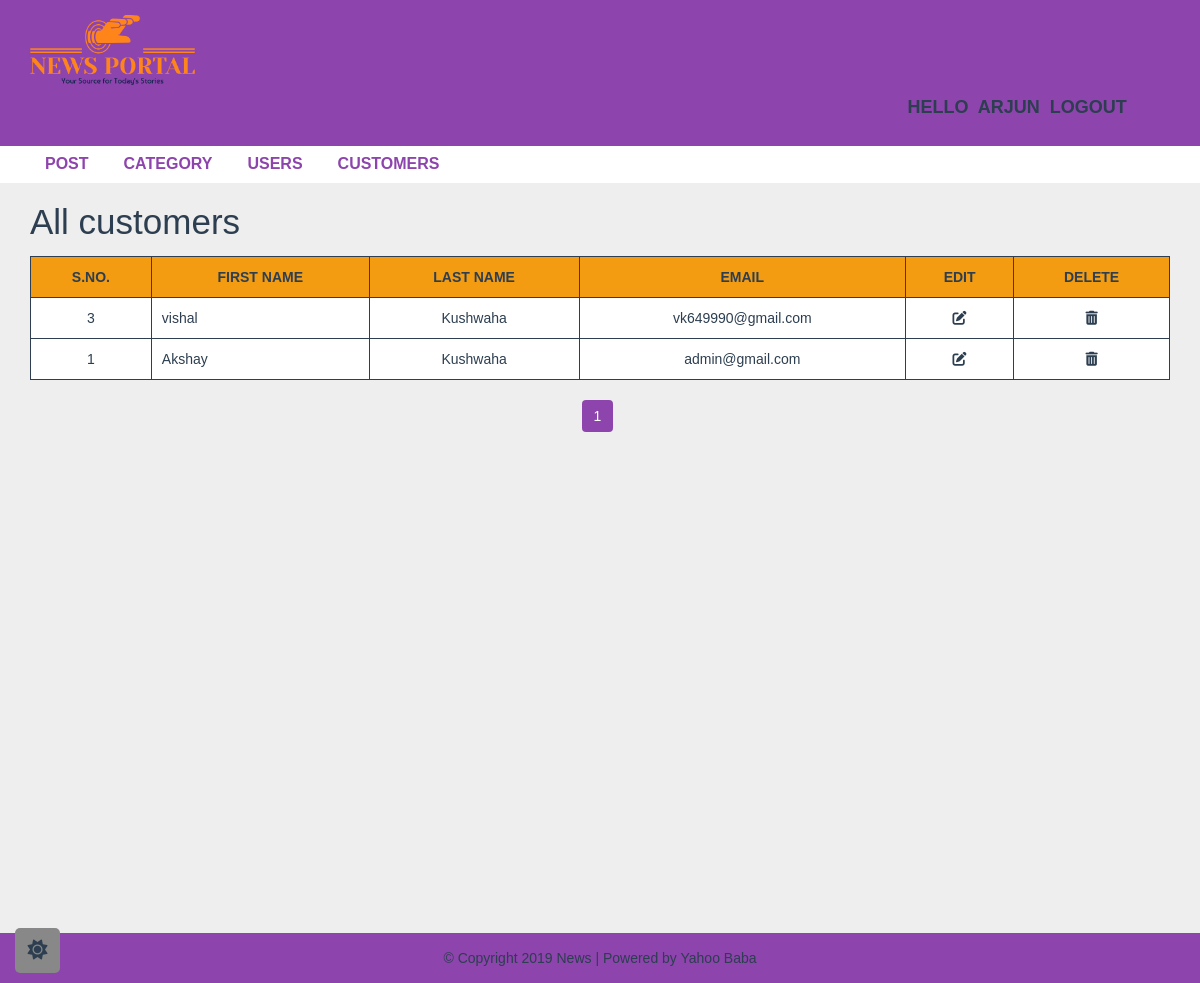
Page /admin/customer.php (signed in) on the committed database.
### tables this page shows
CREATE TABLE `users` (
  `id` int(10) NOT NULL,
  `fname` varchar(10) NOT NULL,
  `lname` varchar(10) NOT NULL,
  `email` varchar(20) NOT NULL,
  `password` varchar(10) NOT NULL
);

### admin/customer.php (the view, shortened to what this page needs)
<?php include "header.php";
     ?>
  <div id="admin-content">
      <div class="container">
          <div class="row">
              <div class="col-md-10">
                  <h1 class="admin-heading">All customers</h1>
              </div>
              <?php
              include("config.php");
              $limit=3;
              if(isset($_GET['page'])){
                $page=$_GET['page'];
              }
              else{
                $page=1;
              };
              $offset=($page-1)*$limit;
              $sql="SELECT * FROM users ORDER BY id DESC LIMIT {$offset},{$limit}";
              $result=mysqli_query($conn,$sql) or die("connection failed:".mysqli_connect_errno());
              if(mysqli_num_rows($result)>0){
              ?>
              <div class="col-md-12">
                  <table class="content-table">
                      <thead>
                          <th>S.No.</th>
                          <th>First Name</th>
                          <th>Last Name</th>
                          <th>Email</th>
                          <th>Edit</th>
                          <th>Delete</th>
                      </thead>
                      <tbody>
                      <?php
while ($row = mysqli_fetch_assoc($result)) {
    echo "<tr>";
    echo "<td>" . $row['id']. "</td>";
    echo "<td>" . $row['fname']. "</td>";
    echo "<td class='id'> " . $row['lname'] . "</td>";
    echo "<td>" . $row['email'] . "</td>";
    echo "<td class='edit'><a href='update-customer.php?id=" . $row['id'] . "'><i class='fa fa-edit'></i></a></td>";
    echo "<td class='delete'><a href='delete-customer.php?id=" . $row['id'] . "'><i class='fa fa-trash-o'></i></a></td>";
    echo "</tr>";
}
?>
                      </tbody>
                  </table>
                  <?PHP
                   }
                   $sql1="SELECT * FROM users";
                   $result1=mysqli_query($conn,$sql1) or die("Query failed");
                   if(mysqli_num_rows($result1)){
                    $total_records=mysqli_num_rows($result1);
                    $total_page= ceil($total_records/$limit);
                    echo " <ul class='pagination admin-pagination'>";
                    for($i=1; $i<=$total_page; $i++){
                        if($i==$page){
                            $active="active";
                        }else{
                            $active="";
                        }
                        echo "<li class='$active'><a href='customer.php?page=$i'>$i</a></li>";
                    }
                  echo "</ul> ";
                   }
                  ?>
              </div>
          </div>
      </div>
  </div>
<?php include "footer.php"; ?>

### css/style.css (style rules this page uses)
:root { --main-color: #8e44ad; --red: #e74c3c; --orange: #f39c12; --white: #fff; --black: #2c3e50; --light-color: #888; --light-bg: #eee; --border: .1rem solid rgba(0, 0, 0, .2); }
body { background: var(--light-bg); font-family: sans-serif,arial,Helvetica; transition: .2s linear; }
a, a:hover, a:focus { text-decoration: none; outline: none; }
ul { margin:0; padding:0; list-style:none; }
#admin-content { padding: 20px 0; min-height: 750px; }
#admin-content .admin-heading { font-size: 35px; margin: 0 0 15px; color: var(--black); }
#admin-content .content-table { border: 1px solid #000; width: 100%; margin: 0 0 20px; }
#admin-content .content-table thead { color: var(--black); background-color: var(--orange); }
#admin-content .content-table th { padding: 10px; border: 1px solid var(--black); font-weight: 600; text-align: center; text-transform: uppercase; }
#admin-content .content-table tbody { color:var(--black); background-color: var(--white); }
#admin-content .content-table tbody tr:nth-child(even) { background-color: transparent; }
#admin-content .content-table tbody td { padding: 10px; border: 1px solid var(--black); text-align: center; color: var(--black); }
#admin-content .content-table tbody td:nth-child(2) { text-align: left; }
#admin-content .admin-pagination { margin: 0; }
#admin-content .admin-pagination li a { display: block; }
.id, .edit, .delete { text-align:center; }
.pagination { display: block; text-align: center; margin: 0; }
.pagination li { display:inline-block; margin: 0 5px 0 0; }
.pagination li a { border: none; background: var(--main-color); color: var(--black); }
i.fa { color:var(--black); }

### rows in the picture
users: id "3", fname "vishal", lname "Kushwaha", email "vk649990@gmail.com"
users: id "1", fname "Akshay", lname "Kushwaha", email "admin@gmail.com"

### other values in the picture
$_SESSION["username"] "ARJUN"
